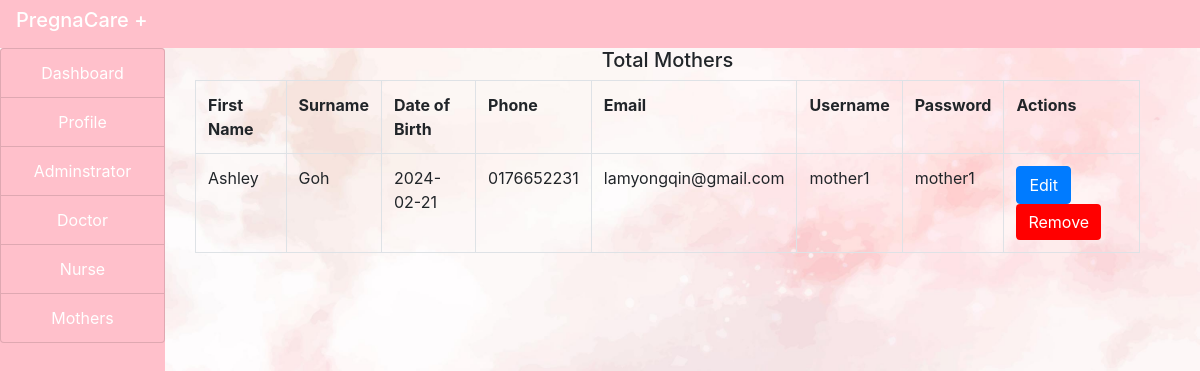
/admin/mother.php, run on an earlier commit of the app's database.
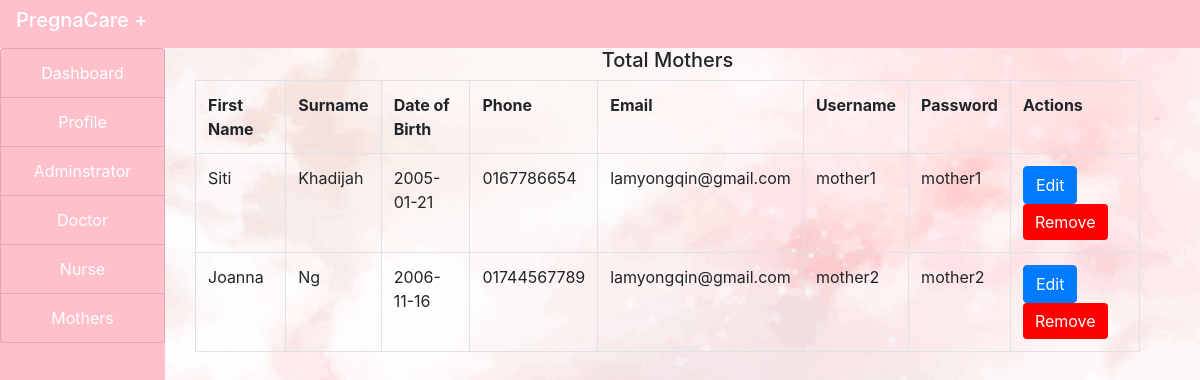
And on a later commit of the database.
### tables this page shows
CREATE TABLE `mothers` (
  `id` int(100) NOT NULL,
  `firstname` varchar(100) NOT NULL,
  `surname` varchar(100) NOT NULL,
  `dob` varchar(100) NOT NULL,
  `phone` varchar(100) NOT NULL,
  `email` varchar(100) NOT NULL,
  `address` varchar(100) NOT NULL,
  `due_date` varchar(100) NOT NULL,
  `obstetric_history` varchar(100) NOT NULL,
  `medical_conditions` varchar(100) NOT NULL,
  `username` varchar(100) NOT NULL,
  `password` varchar(100) NOT NULL
);

### admin/mother.php (the view, shortened to what this page needs)
<?php
include("../include/connection.php");
?>
<!DOCTYPE html>
<html>
<head>
</head>
<body style="background-image: url(img/background1.jpg);background-repeat:no-repeat; background-size:cover;">
    <?php
    include("../include/header.php");
    ?>
    <div class="container-fluid">
        <div class="col-md-12">
            <div class="row">
                <div class="col-md-2" style="margin-left: -30px;">
                    <?php
                    include("sidenav.php");
                    ?>
                </div>
                <div class="col-md-10">
                    <h5 class="text-center">Total Mothers</h5>
                    <?php
                    $query = "SELECT id, firstname, surname, dob, phone, email, username, password FROM mothers";
                    $res = mysqli_query($connect, $query);
                    $output = "";
                    $output .= "
                        <table class='table table-bordered'>
                            <tr>
                                <th>First Name</th>
                                <th>Surname</th>
                                <th>Date of Birth</th>
                                <th>Phone</th>
                                <th>Email</th>
                                <th>Username</th>
                                <th>Password</th>
                                <th>Actions</th>
                            </tr>
                    ";
                    while ($row = mysqli_fetch_assoc($res)) {
                        $output .= "
                            <tr>
                                <td>".$row['firstname']."</td>
                                <td>".$row['surname']."</td>
                                <td>".$row['dob']."</td>
                                <td>".$row['phone']."</td>
                                <td>".$row['email']."</td>
                                <td>".$row['username']."</td>
                                <td>".$row['password']."</td>
                                <td>
        <form method='post'><button type='submit' class='btn btn-primary' name='editbutton' value=".$row['id'].">Edit</button>
        <button id='removebtn' name='removebtn' class='btn btn-primary' style='background-color: red; border: none;' value=".$row['id'].">Remove</button>
        </form></td>
                            </tr>
                        ";
                    }
                    $output .= "</table>";
                    echo $output;
                    ?>
                </div>
            </div>
        </div>
    </div>
</body>
</html>

### include/header.php (shortened to what this page needs)
<!DOCTYPE html>
<html>
<head>
    <link rel="stylesheet" type="text/css" href="https://stackpath.bootstrapcdn.com/bootstrap/4.5.0/css/bootstrap.min.css">
    <link rel="stylesheet" type="text/css" href="https://stackpath.bootstrapcdn.com/font-awesome/4.7.0/css/font-awesome.min.css">
    <link rel="stylesheet" type="text/css" href="https://cdnjs.cloudflare.com/ajax/libs/font-awesome/5.13.0/css/all.min.css">
</head>
<body>
    <nav class="navbar navbar-expand-lg navbar-info bg-pink" style="position: sticky; top:0%; z-index:3">
        <h5 class="text-white">PregnaCare +</h5>
</nav>
</body>
</html>

### admin/sidenav.php (shortened to what this page needs)
<!DOCTYPE html>
<html>
<head>
</head>
<body>
<div class ="list-group bg-pink" style="height: 93.8vh">
                    <a href="index.php" class="list-group-item list-group-item-action bg-pink text-center text-white">Dashboard</a>
                    <a href="profile.php" class="list-group-item list-group-item-action bg-pink text-center text-white">Profile</a>
                    <a href="admin.php" class="list-group-item list-group-item-action bg-pink text-center text-white">Adminstrator</a>
                    <a href="doctor.php" class="list-group-item list-group-item-action bg-pink text-center text-white">Doctor</a>
                    <a href="nurse.php" class="list-group-item list-group-item-action bg-pink text-center text-white">Nurse</a>
                    <a href="mother.php" class="list-group-item list-group-item-action bg-pink text-center text-white">Mothers</a>
</div>
</body>
</html>

### include/header.php (style rules this page uses)
.bg-pink { background-color: pink; }

### admin/sidenav.php (style rules this page uses)
.bg-pink { background-color: pink; }

What changed in the data, as far as the page shows it:
removed mothers: firstname "Ashley", surname "Goh", dob "2024-02-21", phone "0176652231", email "lamyongqin@gmail.com", username "mother1", password "mother1", $row['id'] 3 (drawn)
added mothers: firstname "Siti", surname "Khadijah", dob "2005-01-21", phone "0167786654", email "lamyongqin@gmail.com", username "mother1", password "mother1", $row['id'] 1 (drawn)
added mothers: firstname "Joanna", surname "Ng", dob "2006-11-16", phone "01744567789", email "lamyongqin@gmail.com", username "mother2", password "mother2", $row['id'] 2 (drawn)
